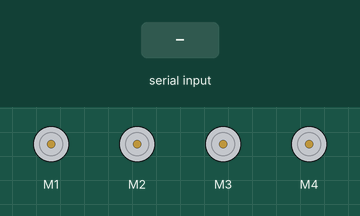
Simulated run of this sketch. Board: Arduino Uno, built with avr-gcc and run on an emulated ATmega328P. Parts: 4 × DC motor (green arrow = forward, orange = backward, longer = faster). The inputs (shaded band) are chosen by the test bench.

Above: at 1.2 s.
1.3 s: "c" received over Serial
At 2.4 s:
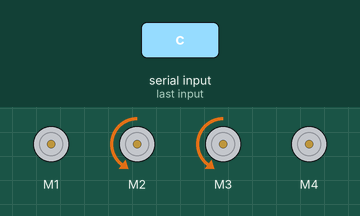
2.8 s: byte 114 ('r') received over Serial
At 3.5 s:
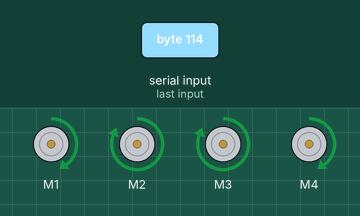
4.3 s: byte 121 ('y') received over Serial
At 4.7 s:
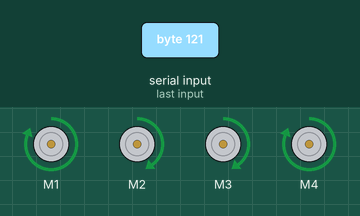
5.8 s: byte 116 ('t') received over Serial
At 7.0 s:
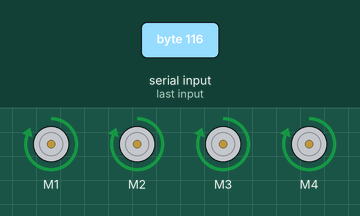
7.3 s: byte 102 ('f') received over Serial
At 8.2 s:
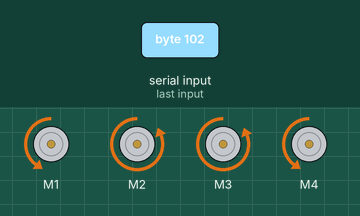
8.8 s: byte 104 ('h') received over Serial
At 9.3 s:
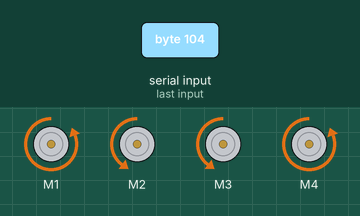
Timing chart, 0 to 11.3 s (numbered marks = the images above; inputs shaded):
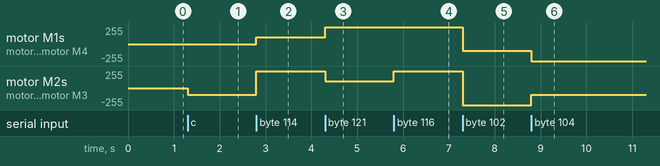

The sketch:

architecture.ino
```cpp
#include "car.h"

void setup() {
  // put your setup code here, to run once:
   //move_forward(0);
  stop_motors();
  Serial.begin(115200);
}

void clearInputBuffer() {
  while (Serial.available() > 0) {
    Serial.read();
  }
}

void loop()
{
//  static unsigned long last_time = 0;
//  unsigned long curr_time = millis();
//  if (curr_time - last_time > 100) {
//    clearInputBuffer();
//    last_time = curr_time;
//  }
  if ( Serial.available()){
    switch (Serial.read()){
      stop_motors();
      case 'c':
        turn_spin(100,0,true);
//        Serial.write('c');///
        break;
      case 'z':
        turn_spin(0,100,false);
//        Serial.write('z');/
        break;
      case 'q':
        turn_dir(100,100/2,true);
//        Serial.write('q');/
        break;
      case 'e':
        turn_dir(100/2,100,true);
//        Serial.write('e');/
        break;
      case 'w':
        move_forward(100);
//        Serial.write('w');
        break;
      case 'a':
        turn_dir(100,100/2,false);
//        Serial.write('a');/
        break;
      case 'd':
        turn_dir(100/2,100,false);
//        Serial.write('d');/
        break;
      case 's':
        move_backward(100);
//        Serial.write('s');/
        break;
      case 'n':
        turn_spin(255,255,true);
//        Serial.write('n');/
        break;
      case 'v':
        turn_spin(255,255,false);
//        Serial.write('v');/
        break;
      case 'r':
        turn_dir(255,100,true);
//        Serial.write('r');/
        break;
      case 'y':
        turn_dir(100,255,true);
//        Serial.write('y');/
        break;
      case 't':
        move_forward(255);
//        Serial.write('t');/
        break;
      case 'f':
        turn_dir(255,100,false);
//        Serial.write('f');/
        break;
      case 'h':
        turn_dir(100,255,false);
//        Serial.write('h');/
        break;
      case 'g':
        move_backward(255);
//        Serial.write('g');/
        break;
      case ' ':
        stop_motors();
//        Serial.write(' ');
        break;
    }

  }
}
```

car.h
```cpp
#include <AFMotor.h>

// Declare four motors
AF_DCMotor motor4(4);
AF_DCMotor motor3(3);
AF_DCMotor motor2(2);
AF_DCMotor motor1(1);

void stop_motors() {
  motor1.run(RELEASE);
  motor2.run(RELEASE);
  motor3.run(RELEASE);
  motor4.run(RELEASE);
}

void move_forward(int speed) {
  motor1.run(FORWARD);
  motor2.run(FORWARD);
  motor3.run(FORWARD);
  motor4.run(FORWARD);

  motor1.setSpeed(speed);
  motor2.setSpeed(speed);
  motor3.setSpeed(speed);
  motor4.setSpeed(speed);
}

void move_backward(int speed) {
  motor1.run(BACKWARD);
  motor2.run(BACKWARD);
  motor3.run(BACKWARD);
  motor4.run(BACKWARD);

  motor1.setSpeed(speed);
  motor2.setSpeed(speed);
  motor3.setSpeed(speed);
  motor4.setSpeed(speed);
}

// if is_forward = 1, means the car will move forward, otherwise will go backward
void turn_spin(int speed_left, int speed_right, bool is_forward=true) {
  if (is_forward) {
  motor1.run(FORWARD);
  motor2.run(BACKWARD);
  motor3.run(BACKWARD);
  motor4.run(FORWARD);
  }

  else {
  motor1.run(BACKWARD);
  motor2.run(FORWARD);
  motor3.run(FORWARD);
  motor4.run(BACKWARD);
  }

  motor1.setSpeed(speed_right);
  motor2.setSpeed(speed_left);
  motor3.setSpeed(speed_left);
  motor4.setSpeed(speed_right);
}
void turn_dir(int speed_left, int speed_right, bool is_forward=true) {
  if (is_forward) {
  motor1.run(FORWARD);
  motor2.run(FORWARD);
  motor3.run(FORWARD);
  motor4.run(FORWARD);
  }

  else {
  motor1.run(BACKWARD);
  motor2.run(BACKWARD);
  motor3.run(BACKWARD);
  motor4.run(BACKWARD);
  }

  motor1.setSpeed(speed_right);
  motor2.setSpeed(speed_left);
  motor3.setSpeed(speed_left);
  motor4.setSpeed(speed_right);
}
```

Measured:
- after the input at 1.3 s, motor M2, motor M3: stopped → backward 100/255 at once
- after the input at 2.8 s, motor M1, motor M4: stopped → forward 100/255 at once; motor M2, motor M3: backward 100/255 → forward 255/255 at once
- after the input at 4.3 s, motor M1, motor M4: forward 100/255 → forward 255/255 at once; motor M2, motor M3: forward 255/255 → forward 100/255 at once
- after the input at 5.8 s, motor M2, motor M3: forward 100/255 → forward 255/255 at once
- after the input at 7.3 s, motor M1, motor M4: forward 255/255 → backward 100/255 at once; motor M2, motor M3: forward 255/255 → backward 255/255 at once
- after the input at 8.8 s, motor M1, motor M4: backward 100/255 → backward 255/255 at once; motor M2, motor M3: backward 255/255 → backward 100/255 at once
